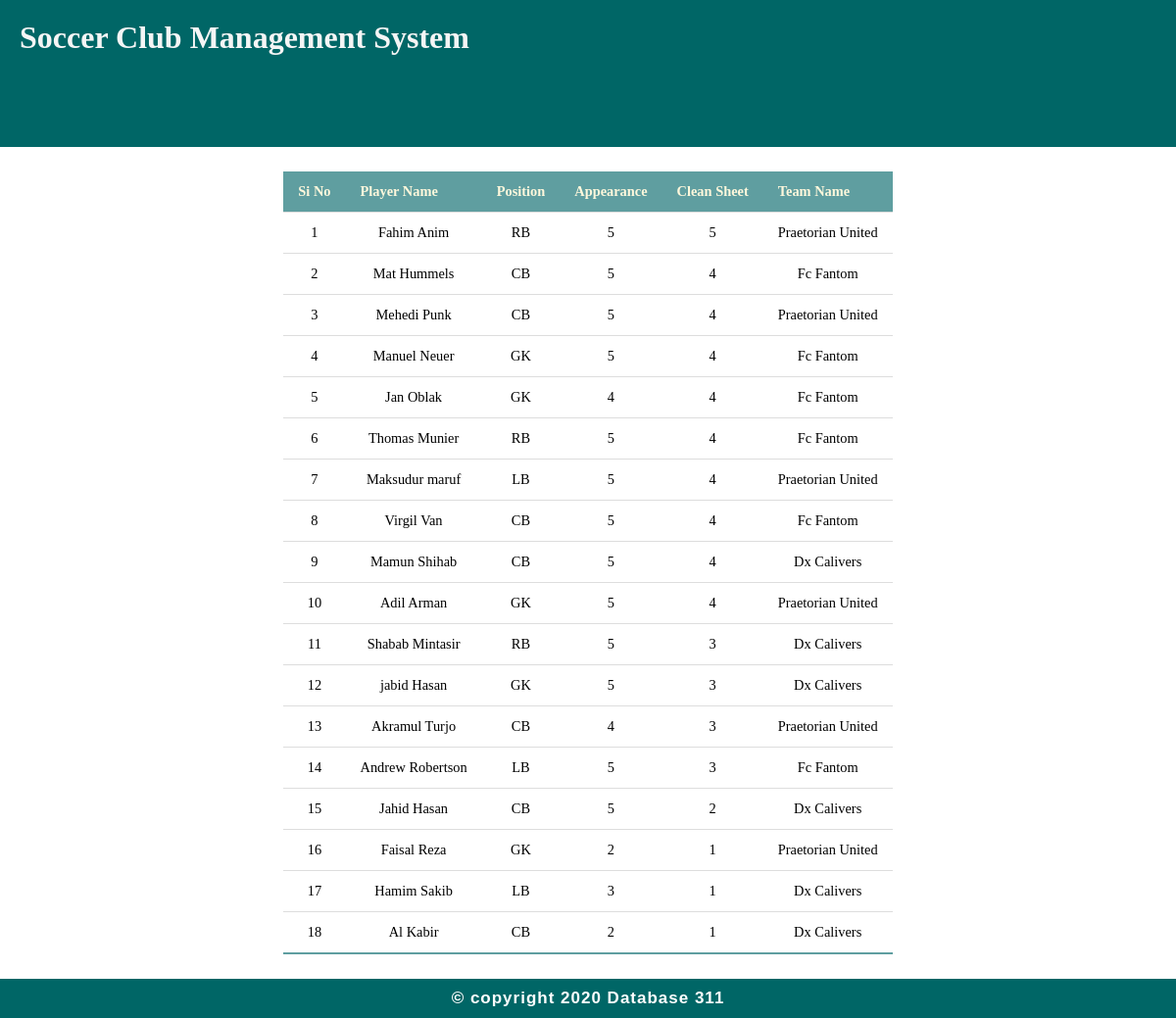
/cleensheets.php, run on the app's committed database.
### tables this page shows
CREATE TABLE `player` (
  `Id` int(11) NOT NULL,
  `username` varchar(255) NOT NULL,
  `email` varchar(200) NOT NULL,
  `password` varchar(255) NOT NULL,
  `f_name` varchar(200) NOT NULL,
  `l_name` varchar(255) NOT NULL,
  `date_of_birth` date NOT NULL,
  `contact` int(11) NOT NULL,
  `position` varchar(255) NOT NULL,
  `strong_foot` varchar(255) NOT NULL,
  `hired_date` timestamp NOT NULL DEFAULT current_timestamp() ON UPDATE current_timestamp(),
  `contract` int(11) NOT NULL,
  `agent_id` varchar(255) NOT NULL,
  `Team_id` int(11) NOT NULL,
  `appearance` int(11) NOT NULL,
  `goals` int(11) NOT NULL,
  `assist` int(11) NOT NULL,
  `clean_sheet` int(11) NOT NULL,
  `yellow_card` int(11) NOT NULL,
  `red_card` int(11) NOT NULL,
  `Main_Team` varchar(255) NOT NULL
);

CREATE TABLE `team` (
  `Team_Id` int(11) NOT NULL,
  `Team_Name` varchar(255) NOT NULL,
  `title` varchar(255) NOT NULL,
  `stadium` varchar(255) NOT NULL,
  `Team_Value` varchar(255) NOT NULL,
  `manager_username` varchar(255) NOT NULL
);

### cleensheets.php (the view, shortened to what this page needs)
 	<?php include("stats.php");?>
 	<!DOCTYPE html>
 	<html>
 	<head>
 	</head>
 	<body>
 	<center>
 	<table class="pd_table">
 		<tr>
 		<th>Si No</th>
 		<th>Player Name</th>
      <th>Position</th>
 		<th>Appearance</th>
 		<th>Clean Sheet</th>
 		<th>Team Name</th>
 		</tr>
 	<?php $sql="SELECT player.f_name,player.l_name,player.position,player.appearance,player.clean_sheet,team.Team_Name FROM player,team WHERE player.Team_id=team.Team_Id AND (player.position='RB' OR player.position='CB' OR player.position='LB'OR player.position='GK') ORDER BY player.clean_sheet DESC Limit 20 ;";
 	$run=mysqli_query($link,$sql);
 	if($run==true){
 			$a=1;
      	while ($row=mysqli_fetch_array($run)) {?>
      	<tr align="center">
      		<td><?php echo $a;$a++;?></td>
      		<td><?php echo $row["f_name"]," ".$row["l_name"];?></td>
            <td><?php echo $row["position"];?></td>
      		<td><?php echo $row["appearance"];?></td>
      		<td><?php echo $row["clean_sheet"];?></td>
      		<td><?php echo $row["Team_Name"];?></td>
      	</tr>
   <?php } }?>
   </table>
</center>
 <?php include("footer.php");?>
</body>
</html>

### test.css (style rules this page uses)
* { margin: 0; padding: 0; box-sizing: border-box; }
.pd_table { border-collapse: collapse; margin: 25px 0; font-size: 0.9em; min-width: 400px; top: 0; }
.pd_table th { background-color: cadetblue; color: cornsilk; text-align: left; font-weight: bold; }
.pd_table th, .pd_table td { padding: 12px 15px; }
.pd_table tr { border-bottom: 1px solid #dddddd; }
.pd_table tbody tr:nth-of-type(even) { background-color: #ffffff; }
.pd_table tbody tr:last-of-type { border-bottom: 2px solid cadetblue ; }

### data on the page
player: f_name "Fahim", l_name "Anim", position "RB", appearance "5", clean_sheet "5", Team.Team_Name "Praetorian United"
player: f_name "Mat", l_name "Hummels", position "CB", appearance "5", clean_sheet "4", Team.Team_Name "Fc Fantom"
player: f_name "Mehedi", l_name "Punk", position "CB", appearance "5", clean_sheet "4", Team.Team_Name "Praetorian United"
player: f_name "Manuel", l_name "Neuer", position "GK", appearance "5", clean_sheet "4", Team.Team_Name "Fc Fantom"
player: f_name "Jan", l_name "Oblak", position "GK", appearance "4", clean_sheet "4", Team.Team_Name "Fc Fantom"
player: f_name "Thomas", l_name "Munier", position "RB", appearance "5", clean_sheet "4", Team.Team_Name "Fc Fantom"
player: f_name "Maksudur", l_name "maruf", position "LB", appearance "5", clean_sheet "4", Team.Team_Name "Praetorian United"
player: f_name "Virgil", l_name "Van", position "CB", appearance "5", clean_sheet "4", Team.Team_Name "Fc Fantom"
player: f_name "Mamun", l_name "Shihab", position "CB", appearance "5", clean_sheet "4", Team.Team_Name "Dx Calivers"
player: f_name "Adil", l_name "Arman", position "GK", appearance "5", clean_sheet "4", Team.Team_Name "Praetorian United"
player: f_name "Shabab", l_name "Mintasir", position "RB", appearance "5", clean_sheet "3", Team.Team_Name "Dx Calivers"
player: f_name "jabid", l_name "Hasan", position "GK", appearance "5", clean_sheet "3", Team.Team_Name "Dx Calivers"
player: f_name "Akramul", l_name "Turjo", position "CB", appearance "4", clean_sheet "3", Team.Team_Name "Praetorian United"
player: f_name "Andrew", l_name "Robertson", position "LB", appearance "5", clean_sheet "3", Team.Team_Name "Fc Fantom"
player: f_name "Jahid", l_name "Hasan", position "CB", appearance "5", clean_sheet "2", Team.Team_Name "Dx Calivers"
player: f_name "Faisal", l_name "Reza", position "GK", appearance "2", clean_sheet "1", Team.Team_Name "Praetorian United"
player: f_name "Hamim", l_name "Sakib", position "LB", appearance "3", clean_sheet "1", Team.Team_Name "Dx Calivers"
player: f_name "Al", l_name "Kabir", position "CB", appearance "2", clean_sheet "1", Team.Team_Name "Dx Calivers"
